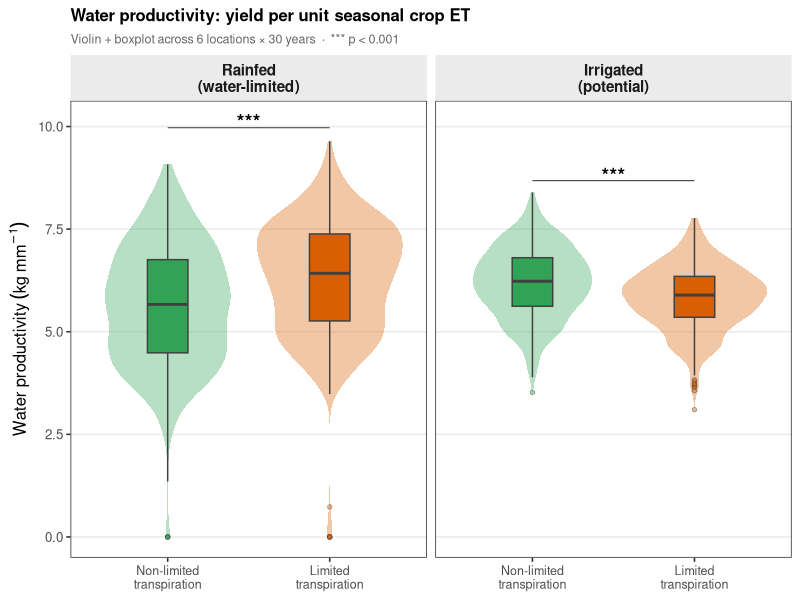
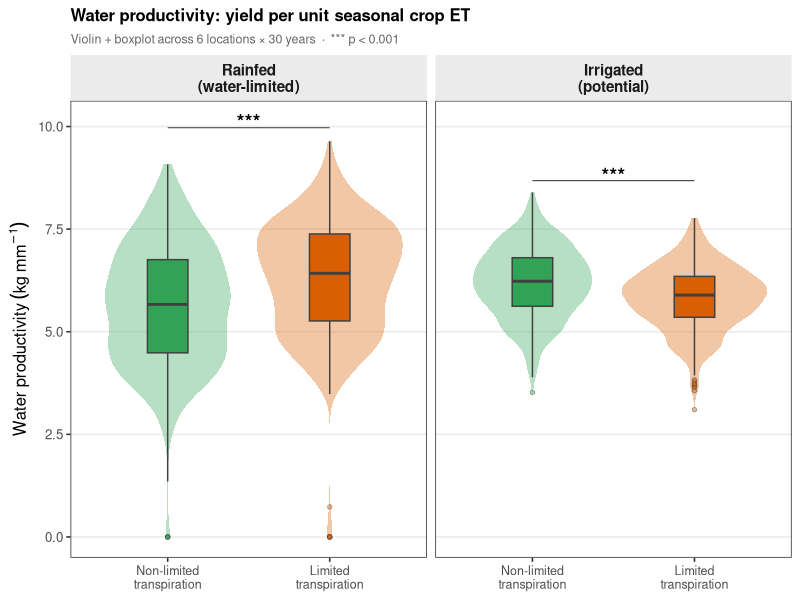

Generate these figures, in order, with R:
## Fig 4 — Water productivity (yield / SUMETT) by genotype × water_mgmt × state

setwd("/home/user/LT-trait")
library(dplyr); library(ggplot2); library(readxl)

ssm <- read_excel("SoybeanSSM_sims2.xlsx")

d <- ssm %>%
  filter(Crop %in% c("SOYBEAN-MG4","SOYBEAN-LT1.5-MG4",
                     "SOYBEAN-LT1.5-MG3","SOYBEAN-MG3")) %>%
  mutate(
    Genotype = factor(
      ifelse(Crop %in% c("SOYBEAN-MG4","SOYBEAN-MG3"),
             "Non-limited transpiration","Limited transpiration"),
      levels = c("Non-limited transpiration","Limited transpiration")),
    WP      = Yield_kgha / SUMETT,
    water_mgmt = factor(water_mgmt,
                        levels = c("Rainfed","Irrigated"),
                        labels = c("Rainfed\n(water-limited)",
                                   "Irrigated\n(potential)"))
  )

## summary for significance brackets (t-test LT vs Non-LT per panel)
sig <- d %>%
  group_by(water_mgmt) %>%
  summarise(
    p     = t.test(WP ~ Genotype)$p.value,
    y_max = max(WP, na.rm = TRUE) * 1.05,
    .groups = "drop"
  ) %>%
  mutate(label = ifelse(p < 0.001, "***",
                 ifelse(p < 0.01,  "**",
                 ifelse(p < 0.05,  "*", "ns"))))

p <- ggplot(d, aes(x = Genotype, y = WP, fill = Genotype)) +
  geom_violin(trim = TRUE, alpha = 0.35, colour = NA) +
  geom_boxplot(width = 0.25, outlier.shape = 21, outlier.size = 1.2,
               outlier.alpha = 0.4, colour = "grey25", linewidth = 0.5) +
  geom_text(data = sig, aes(x = 1.5, y = y_max, label = label),
            inherit.aes = FALSE, size = 5, fontface = "bold") +
  geom_segment(data = sig, aes(x = 1, xend = 2, y = y_max * 0.985, yend = y_max * 0.985),
               inherit.aes = FALSE, linewidth = 0.4, colour = "grey30") +
  facet_wrap(~ water_mgmt, nrow = 1) +
  scale_fill_manual(values = c("Non-limited transpiration" = "#31a354",
                                "Limited transpiration"     = "#d95f02")) +
  scale_x_discrete(labels = c("Non-limited\ntranspiration",
                               "Limited\ntranspiration")) +
  labs(x        = NULL,
       y        = expression(Water~productivity~(kg~mm^{-1})),
       fill     = NULL,
       title    = "Water productivity: yield per unit seasonal crop ET",
       subtitle = "Violin + boxplot across 6 locations × 30 years  ·  *** p < 0.001") +
  theme_bw(base_size = 12) +
  theme(legend.position  = "none",
        strip.background = element_rect(fill = "grey92", colour = NA),
        strip.text       = element_text(face = "bold", size = 11),
        panel.grid.minor = element_blank(),
        panel.grid.major.x = element_blank(),
        plot.title       = element_text(face = "bold", size = 12),
        plot.subtitle    = element_text(colour = "grey40", size = 9),
        axis.text.x      = element_text(size = 9))

ggsave("Fig_water_productivity.png",  plot = p, width = 18, height = 14,
       units = "cm", dpi = 150, bg = "white")
ggsave("Fig_water_productivity.tiff", plot = p, width = 18, height = 14,
       units = "cm", dpi = 300, compression = "lzw", bg = "white")
message("Saved: Fig_water_productivity")
